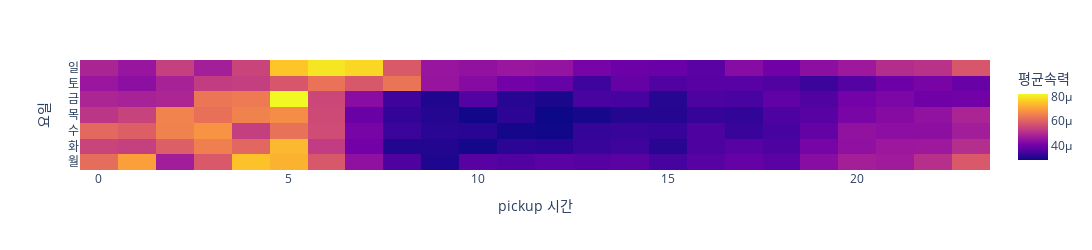

The code cell stored with this chart in its notebook:
### Code cell
fig1 = px.density_heatmap(
    data_frame = df_featured,
    x = 'pickup 시간',
    y = '요일',
    z = '평균속력',
    nbinsx = 24,
    nbinsy = 7,
    width = 1200,
    height = 250
)

fig1.update_layout(coloraxis_colorbar={'title':'평균속력'})

fig1.show()

### Figure 1 — Plotly figure (JSON) as saved in the notebook; plotly's stock layout.template omitted (floating-point values rounded to 4 significant figures; data arrays with more than 128 entries replaced by an {"elided": "..."} marker saying what was removed)
{"data": [{"coloraxis": "coloraxis", "histfunc": "sum", "hovertemplate": "pickup 시간=%{x}<br>요일=%{y}<br>sum of 평균속력=%{z}<extra></extra>", "name": "", "nbinsx": 24, "nbinsy": 7, "type": "histogram2d", "x": {"elided": "168 int values"}, "xaxis": "x", "xbingroup": "x", "y": {"elided": "168 str values"}, "yaxis": "y", "ybingroup": "y", "z": {"elided": "168 float values"}}], "layout": {"coloraxis": {"colorbar": {"title": {"text": "평균속력"}}, "colorscale": [[0, "#0d0887"], [0.1111, "#46039f"], [0.2222, "#7201a8"], [0.3333, "#9c179e"], [0.4444, "#bd3786"], [0.5556, "#d8576b"], [0.6667, "#ed7953"], [0.7778, "#fb9f3a"], [0.8889, "#fdca26"], [1, "#f0f921"]]}, "height": 250, "legend": {"tracegroupgap": 0}, "margin": {"t": 60}, "width": 1200, "xaxis": {"anchor": "y", "autorange": true, "domain": [0, 1], "range": [-0.5, 23.5], "title": {"text": "pickup 시간"}, "type": "linear"}, "yaxis": {"anchor": "x", "autorange": true, "domain": [0, 1], "range": [-0.5, 6.5], "title": {"text": "요일"}, "type": "category"}}}
